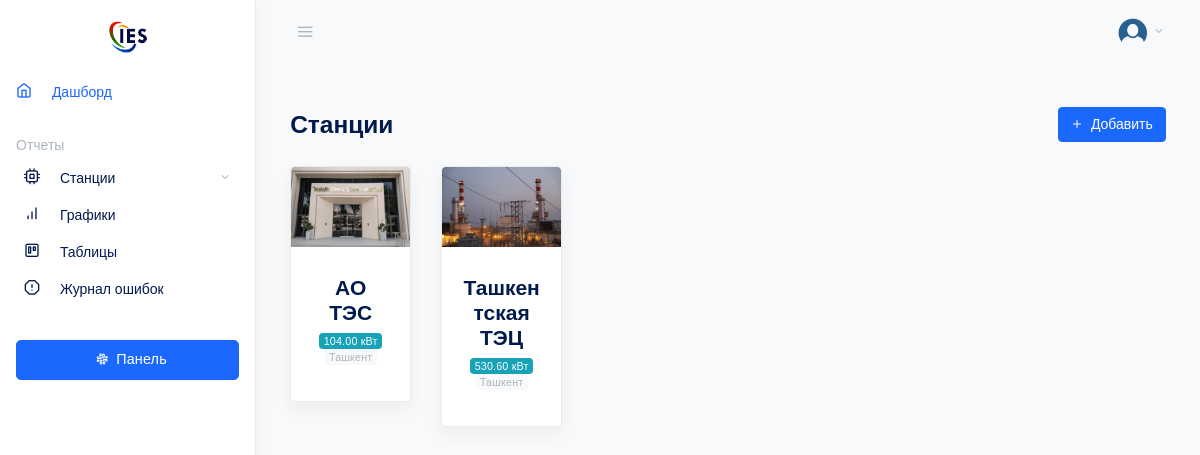
The page /plants/ on the database its author committed.
### wattio/models.py (models this page shows, shortened)
class Plant(models.Model):
    name = models.CharField(
        max_length=120,
        verbose_name='Название станции',
        unique=True
    )
    power = models.DecimalField(
        max_digits=10,
        decimal_places=2,
        verbose_name='Общая мощность (кВт)',
        blank=True,
        null=True
    )
    country = models.CharField(
        max_length=100,
        verbose_name='Страна',
        blank=True,
        null=True
    )
    city = models.CharField(
        max_length=100,
        verbose_name='Город',
        blank=True,
        null=True
    )
    address = models.CharField(
        max_length=255,
        verbose_name='Адрес',
        blank=True,
        null=True
    )
    timezone = models.CharField(
        max_length=6,
        verbose_name='Часовой пояс',
        default='5'
    )
    longitude = models.FloatField(
        verbose_name='Долгота',
        validators=[MinValueValidator(-180), MaxValueValidator(180)],
        null=True
    )
    latitude = models.FloatField(
        verbose_name='Широта',
        validators=[MinValueValidator(-90), MaxValueValidator(90)],
        null=True
    )
    image = models.ImageField(
        upload_to='plants/',
        verbose_name='Изображение станции',
        blank=True,
        null=True,
        default='plants/cover.jpg'
    )
    inverter_count = models.IntegerField(
        verbose_name='Количество инверторов',
        default=0,
        validators=[MinValueValidator(0)]
    )
    class Meta:
        verbose_name = 'Станция'
        verbose_name_plural = 'Станции'

### wattio/views.py (the view)
# urls.py: path('plants/', plants_view, name='plants'),
def plants_view(request):
    context = {
        'plants': Plant.objects.all(),
    }
    return render(request, 'plants.html', context)

### wattio/templates/plants.html
{% extends 'base.html' %}
{% load static %}
{% block heads%}
<link rel="stylesheet" href="{% static 'css/flatpickr.min.css' %}">
{% endblock%}
{% block main %}
<div class="container-fluid">
    <div class="row justify-content-center">
      <div class="col-12">
        <div class="row align-items-center my-4">
          <div class="col">
            <h2 class="h3 mb-0 page-title">Станции</h2>
          </div>
          <div class="col-auto">
            <button type="button" class="btn btn-primary"><span class="fe fe-plus fe-12 mr-2"></span>Добавить</button>
          </div>
        </div>
        <div class="row">
          {% for plant in plants%}
          <div class="col-md-2">
            <a href="{% url 'plant_detail' plant.pk %}" class="text-decoration-none card-link">
              <div class="card shadow mb-4 hover-card">
                <div class="card-header p-0">
                  <img src="{{ plant.image.url }}" alt="Cover Image" class="img-fluid rounded-top">
                </div>
                <div class="card-body text-center">
                  <div class="card-text my-2">
                    <strong class="card-title my-0"><h4>{{ plant.name }}</h4></strong>
                    <p class="small text-muted mb-0"><span class="badge badge-info">{{ plant.power }} кВт</span></p>
                    <p class="small">
                      <span class="badge badge-light text-muted">{{ plant.city }}</span>
                    </p>
                  </div>
                </div>
              </div>
            </a>
          </div>
          {% endfor %}
        </div>
      </div>
    </div>
  </div>
{% endblock main %}

### wattio/static/css/feather.css (style rules this page uses)
.fe { font-family: "feather" !important; speak: none; font-style: normal; font-weight: normal; font-variant: normal; text-transform: none; line-height: 1; -webkit-font-smoothing: antialiased; -moz-osx-font-smoothing: grayscale; }
.fe-12 { font-size: 12px; }
.fe-plus:before { content: ""; }

### rows shown on the page
Plant: image (picture), name "АО ТЭС", power "104.00", city "Ташкент"
Plant: image (picture), name "Ташкентская ТЭЦ", power "530.60", city "Ташкент"
